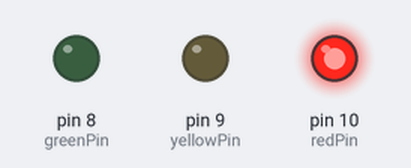
The sketch below on a simulated Arduino Uno, built with avr-gcc and run on an emulated ATmega328P. Parts: output pins drawn as LEDs (lit = HIGH).

Above: at 2.5 s.
At 6.0 s:
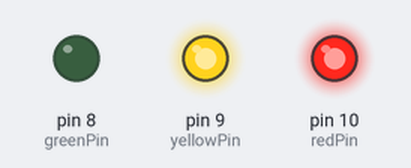
At 9.5 s:
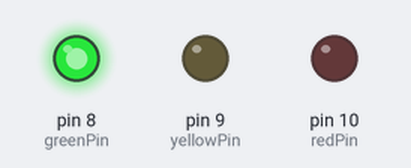
At 13.0 s:
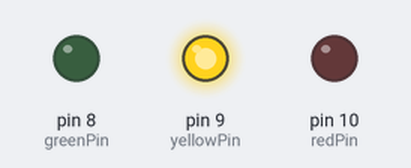
Timing chart, 0 to 18.2 s (numbered marks = the images above):
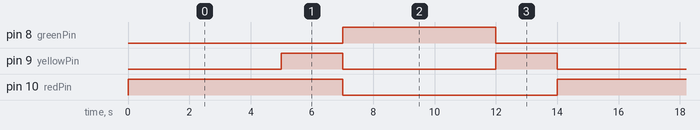

The sketch:

ledtraffic.ino
```cpp
int trafficDelay = 5000;
int redPin = 10;
int yellowPin = 9;
int greenPin = 8;

void setup(){
     pinMode(redPin, OUTPUT);
     pinMode(yellowPin, OUTPUT);
     pinMode(greenPin, OUTPUT);
}

void loop(){
     digitalWrite(redPin, HIGH);
     delay(trafficDelay);
     digitalWrite(yellowPin, HIGH);
     delay(2000);

     digitalWrite(greenPin, HIGH);
     digitalWrite(redPin, LOW);
     digitalWrite(yellowPin, LOW);
     delay(trafficDelay);

     digitalWrite(yellowPin, HIGH);
     digitalWrite(greenPin, LOW);
     delay(2000);

     digitalWrite(yellowPin, LOW);
}
```

Measured:
- by itself, pin 8 (greenPin): alternates HIGH for 5.0 s and LOW for 9.0 s
- by itself, pin 9 (yellowPin): alternates HIGH for 2.0 s and LOW for 5.0 s
- by itself, pin 10 (redPin): alternates HIGH for 7.0 s and LOW for 7.0 s
